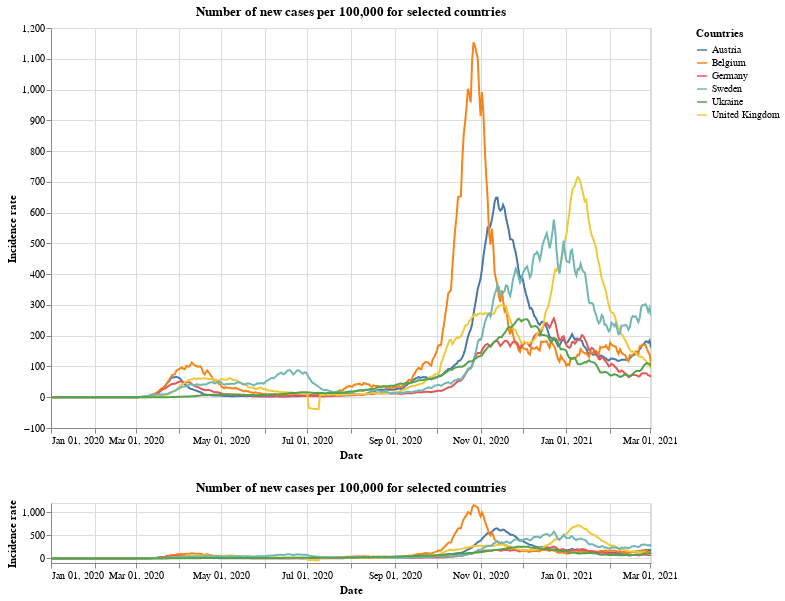

The notebook cell this image was saved under:
### Markdown cell above
## New cases per 100,000

### Code cell
#collapse
brush = alt.selection(type='interval', encodings=['x'])

base = alt.Chart(x_small).mark_line().transform_window(
    rolling_mean='sum(new_cases_per)',
    frame=[-7, 0],
    groupby=['id']
).encode(
    x=alt.X("yearmonthdate(date):T",
            axis=alt.Axis(title='Date')
           ),
    y=alt.Y("rolling_mean:Q",
            axis=alt.Axis(title='Incidence rate')
           ),
    tooltip='id',
    color=alt.Color('id', legend=alt.Legend(title="Countries")),
    opacity=alt.condition(leg_selection, alt.value(1), alt.value(0.2))
).add_selection(leg_selection).properties(
    width=600,
    height=400,
    title='Number of new cases per 100,000 for selected countries'
)

upper = base.encode(
    alt.X('yearmonthdate(date):T',axis=alt.Axis(title='Date'),
          scale=alt.Scale(domain=brush))
)

lower = base.properties(
    height=60
).add_selection(brush)

upper & lower

### Figure 1 — Vega-Lite specification as saved in the notebook (floating-point values rounded to 4 significant figures; data arrays with more than 128 entries replaced by an {"elided": "..."} marker saying what was removed)
{"config": {"view": {"continuousWidth": 400, "continuousHeight": 300}}, "vconcat": [{"mark": "line", "encoding": {"color": {"type": "nominal", "field": "id", "legend": {"title": "Countries"}}, "opacity": {"condition": {"value": 1, "selection": "selector001"}, "value": 0.2}, "tooltip": {"type": "nominal", "field": "id"}, "x": {"type": "temporal", "axis": {"title": "Date"}, "field": "date", "scale": {"domain": {"selection": "selector004"}}, "timeUnit": "yearmonthdate"}, "y": {"type": "quantitative", "axis": {"title": "Incidence rate"}, "field": "rolling_mean"}}, "height": 400, "selection": {"selector001": {"type": "multi", "fields": ["id"], "bind": "legend"}}, "title": "Number of new cases per 100,000 for selected countries", "transform": [{"window": [{"op": "sum", "field": "new_cases_per", "as": "rolling_mean"}], "frame": [-7, 0], "groupby": ["id"]}], "width": 600}, {"mark": "line", "encoding": {"color": {"type": "nominal", "field": "id", "legend": {"title": "Countries"}}, "opacity": {"condition": {"value": 1, "selection": "selector001"}, "value": 0.2}, "tooltip": {"type": "nominal", "field": "id"}, "x": {"type": "temporal", "axis": {"title": "Date"}, "field": "date", "timeUnit": "yearmonthdate"}, "y": {"type": "quantitative", "axis": {"title": "Incidence rate"}, "field": "rolling_mean"}}, "height": 60, "selection": {"selector001": {"type": "multi", "fields": ["id"], "bind": "legend"}, "selector004": {"type": "interval", "encodings": ["x"]}}, "title": "Number of new cases per 100,000 for selected countries", "transform": [{"window": [{"op": "sum", "field": "new_cases_per", "as": "rolling_mean"}], "frame": [-7, 0], "groupby": ["id"]}], "width": 600}], "data": {"name": "data-83c90272a47a42a40b8ff082e3635faf"}, "$schema": "https://vega.github.io/schema/vega-lite/v4.8.1.json", "datasets": {"data-83c90272a47a42a40b8ff082e3635faf": {"elided": "2562 records"}}}
